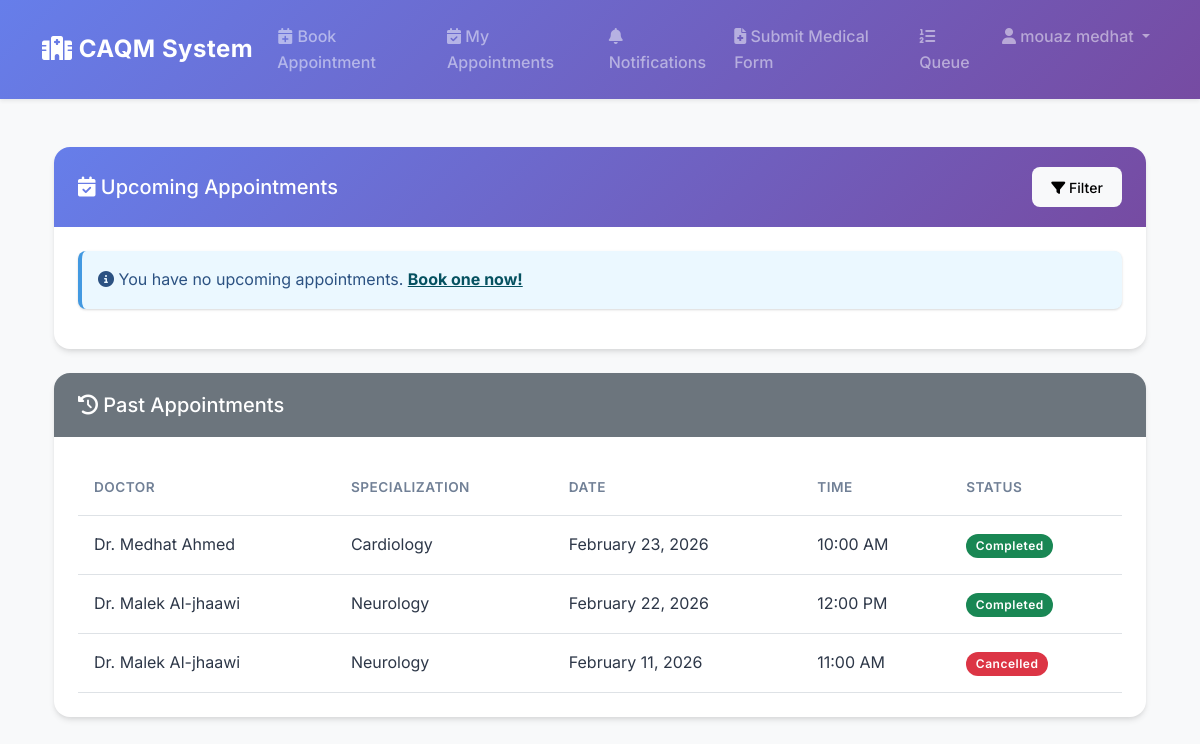
Page /patients/my-appointments/ (signed in) on the committed database.
### accounts/models.py (models this page shows, shortened)
class User(AbstractBaseUser, PermissionsMixin):
    ROLE_CHOICES = [
        ('PATIENT', 'Patient'),
        ('DOCTOR', 'Doctor'),
        ('NURSE', 'Nurse'),
        ('ADMIN', 'Admin'),
    ]
    GENDER_CHOICES = [
        ('MALE', 'Male'),
        ('FEMALE', 'Female'),
    ]
    email = models.EmailField(unique=True, max_length=255)
    first_name = models.CharField(max_length=100)
    last_name = models.CharField(max_length=100)
    phone_regex = RegexValidator(
        regex=r'^(091|092|093|094)\d{7}$',
        message="Phone number must be in the format: '091xxxxxxx', '092xxxxxxx', '093xxxxxxx', or '094xxxxxxx' (10 digits total)."
    )
    phone = models.CharField(validators=[phone_regex], max_length=17, blank=True)
    date_of_birth = models.DateField(null=True, blank=True)
    gender = models.CharField(max_length=10, choices=GENDER_CHOICES, blank=True, default='')
    role = models.CharField(max_length=10, choices=ROLE_CHOICES, default='PATIENT')
    is_active = models.BooleanField(default=True)
    is_staff = models.BooleanField(default=False)
    created_at = models.DateTimeField(auto_now_add=True)
    updated_at = models.DateTimeField(auto_now=True)
    objects = UserManager()
    USERNAME_FIELD = 'email'
    REQUIRED_FIELDS = ['first_name', 'last_name', 'date_of_birth']
    class Meta:
        db_table = 'users'
        verbose_name = 'User'
        verbose_name_plural = 'Users'
    def get_full_name(self):
        return f"{self.first_name} {self.last_name}"
    def is_patient(self):
        return self.role == 'PATIENT'
    def unread_notifications_count(self):
        return self.notifications.filter(is_read=False).count()

### appointments/models.py (models this page shows, shortened)
class Appointment(models.Model):
    STATUS_CHOICES = [
        ('SCHEDULED', 'Scheduled'),
        ('CHECKED_IN', 'Checked In'),
        ('IN_PROGRESS', 'In Progress'),
        ('COMPLETED', 'Completed'),
        ('CANCELLED', 'Cancelled'),
        ('NO_SHOW', 'No Show'),
    ]
    patient = models.ForeignKey('patients.Patient', on_delete=models.CASCADE, related_name='appointments')
    doctor = models.ForeignKey('doctors.Doctor', on_delete=models.CASCADE, related_name='appointments')
    appointment_date = models.DateField()
    start_time = models.TimeField()
    end_time = models.TimeField()
    status = models.CharField(max_length=20, choices=STATUS_CHOICES, default='SCHEDULED')
    notes = models.TextField(blank=True)
    booked_by = models.ForeignKey(
        settings.AUTH_USER_MODEL, on_delete=models.SET_NULL,
        null=True, blank=True, related_name='booked_appointments',
    )
    created_at = models.DateTimeField(auto_now_add=True)
    updated_at = models.DateTimeField(auto_now=True)
    class Meta:
        db_table = 'appointments'
        ordering = ['-appointment_date', '-start_time']
        unique_together = ['doctor', 'appointment_date', 'start_time']
        indexes = [
            models.Index(fields=['appointment_date', 'status'], name='appt_date_status_idx'),
            models.Index(fields=['doctor', 'appointment_date'], name='appt_doctor_date_idx'),
            models.Index(fields=['patient', 'appointment_date'], name='appt_patient_date_idx'),
        ]

### doctors/models.py (models this page shows, shortened)
class Doctor(models.Model):
    SPECIALIZATION_CHOICES = [
        ('CARDIOLOGY', 'Cardiology'),
        ('DERMATOLOGY', 'Dermatology'),
        ('NEUROLOGY', 'Neurology'),
        ('ORTHOPEDICS', 'Orthopedics'),
        ('PEDIATRICS', 'Pediatrics'),
        ('PSYCHIATRY', 'Psychiatry'),
        ('GENERAL', 'General Medicine'),
    ]
    user = models.OneToOneField(settings.AUTH_USER_MODEL, on_delete=models.CASCADE, primary_key=True, related_name='doctor_profile')
    specialization = models.CharField(max_length=50, choices=SPECIALIZATION_CHOICES)
    license_number = models.CharField(max_length=50, unique=True, blank=True, null=True)
    bio = models.TextField(blank=True)
    consultation_fee = models.DecimalField(max_digits=10, decimal_places=2, default=0.00)
    profile_photo = models.ImageField(upload_to='doctor_photos/', blank=True, null=True, help_text="Doctor's profile picture")
    class Meta:
        db_table = 'doctors'
    def __str__(self):
        return f"Dr. {self.user.get_full_name()} - {self.get_specialization_display()}"

### patients/views.py (the view, shortened to what this page needs)
# urls.py: path('my-appointments/', views.MyAppointmentsView.as_view(), name='my_appointments'),
class MyAppointmentsView(LoginRequiredMixin, PatientRequiredMixin, ListView):
    model = Appointment
    template_name = 'patients/my_appointments.html'
    context_object_name = 'upcoming_appointments'
    paginate_by = 10  # Add pagination
    def get_queryset(self):
        queryset = Appointment.objects.filter(
            patient=self.request.user.patient_profile,
            status__in=['SCHEDULED', 'CHECKED_IN'],
            appointment_date__gte=timezone.now().date()
        ).select_related('doctor__user', 'patient__user')
        self.form = AppointmentFilterForm(self.request.GET)
        if self.form.is_valid():
            if self.form.cleaned_data.get('doctor'):
                queryset = queryset.filter(
                    doctor=self.form.cleaned_data['doctor'])
            if self.form.cleaned_data.get('date_from'):
                queryset = queryset.filter(
                    appointment_date__gte=self.form.cleaned_data['date_from'])
            if self.form.cleaned_data.get('date_to'):
                queryset = queryset.filter(
                    appointment_date__lte=self.form.cleaned_data['date_to'])
        return queryset.order_by('appointment_date', 'start_time')
    def get_context_data(self, **kwargs):
        context = super().get_context_data(**kwargs)
        context['filter_form'] = self.form
        context['past_appointments'] = Appointment.objects.filter(
            patient=self.request.user.patient_profile,
            status__in=['COMPLETED', 'CANCELLED', 'NO_SHOW']
        ).select_related(
            'doctor__user'  # Prevent N+1 queries
        ).order_by('-appointment_date', '-start_time')[:10]
        return context

### patients/templates/patients/my_appointments.html (shortened to what this page needs)
{% extends 'accounts/base.html' %}
{% load static %}
{% block content %}
<div class="container">
    <div class="row">
        <div class="col-12">
            <div class="card mb-4">
                <div class="card-header bg-primary text-white d-flex justify-content-between align-items-center">
                    <h5 class="mb-0"><i class="fas fa-calendar-check"></i> Upcoming Appointments</h5>
                    <button class="btn btn-sm btn-light" type="button" data-bs-toggle="collapse"
                        data-bs-target="#filterCollapse" aria-expanded="false" aria-controls="filterCollapse">
                        <i class="fas fa-filter"></i> Filter
                    </button>
                </div>
                <div class="card-body">
                    {% if upcoming_appointments %}
                    <form method="post" id="deleteForm">
                        {% csrf_token %}
                        <div class="table-responsive">
                            <table class="table table-hover">
                                <thead>
                                    <tr>
                                        <th><input type="checkbox" id="selectAll"></th>
                                        <th>Doctor</th>
                                        <th>Specialization</th>
                                        <th>Date</th>
                                        <th>Time</th>
                                        <th>Status</th>
                                        <th>Notes</th>
                                    </tr>
                                </thead>
                                <tbody>
                                    {% for appointment in upcoming_appointments %}
                                    <tr>
                                        <td data-label="Select">
                                            <input type="checkbox" name="appointment_ids" value="{{ appointment.id }}"
                                                class="appointment-checkbox">
                                        </td>
                                        <td data-label="Doctor">
                                            <strong>Dr. {{ appointment.doctor.user.get_full_name }}</strong>
                                        </td>
                                        <td data-label="Specialization">
                                            <span class="badge bg-info">{{ appointment.doctor.get_specialization_display }}</span>
                                        </td>
                                        <td data-label="Date">{{ appointment.appointment_date|date:"F d, Y" }}</td>
                                        <td data-label="Time">{{ appointment.start_time|time:"h:i A" }}</td>
                                        <td data-label="Status">
                                            <span class="badge bg-success">{{ appointment.get_status_display }}</span>
                                        </td>
                                        <td data-label="Notes">
                                            <span>{{ appointment.notes|default:"-" }}</span>
                                        </td>
                                    </tr>
                                    {% endfor %}
                                </tbody>
                            </table>
                        </div>
                        <button type="submit" class="btn btn-danger" id="deleteBtn" disabled>
                            <i class="fas fa-trash"></i> Cancel Selected Appointments
                        </button>
                    </form>
                    {% else %}
                    <div class="alert alert-info">
                        <i class="fas fa-info-circle"></i> You have no upcoming appointments.
                        <a href="{% url 'patients:book_appointment' %}" class="alert-link">Book one now!</a>
                    </div>
                    {% endif %}
                </div>
            </div>
            <div class="card">
                <div class="card-header bg-secondary text-white">
                    <h5 class="mb-0"><i class="fas fa-history"></i> Past Appointments</h5>
                </div>
                <div class="card-body">
                    {% if past_appointments %}
                    <div class="table-responsive">
                        <table class="table table-hover">
                            <thead>
                                <tr>
                                    <th>Doctor</th>
                                    <th>Specialization</th>
                                    <th>Date</th>
                                    <th>Time</th>
                                    <th>Status</th>
                                </tr>
                            </thead>
                            <tbody>
                                {% for appointment in past_appointments %}
                                <tr>
                                    <td data-label="Doctor">Dr. {{ appointment.doctor.user.get_full_name }}</td>
                                    <td data-label="Specialization">{{ appointment.doctor.get_specialization_display }}
                                    </td>
                                    <td data-label="Date">{{ appointment.appointment_date|date:"F d, Y" }}</td>
                                    <td data-label="Time">{{ appointment.start_time|time:"h:i A" }}</td>
                                    <td data-label="Status">
                                        {% if appointment.status == 'COMPLETED' %}
                                        <span class="badge bg-success">{{ appointment.get_status_display }}</span>
                                        {% elif appointment.status == 'CANCELLED' %}
                                        <span class="badge bg-danger">{{ appointment.get_status_display }}</span>
                                        {% else %}
                                        <span class="badge bg-warning">{{ appointment.get_status_display }}</span>
                                        {% endif %}
                                    </td>
                                </tr>
                                {% endfor %}
                            </tbody>
                        </table>
                    </div>
                    {% else %}
                    <div class="alert alert-info">
                        <i class="fas fa-info-circle"></i> No past appointments found.
                    </div>
                    {% endif %}
                </div>
            </div>
        </div>
    </div>
</div>
{% endblock %}

### accounts/templates/accounts/base.html (shortened to what this page needs)
{% load static %}
<!DOCTYPE html>
<html lang="en">
<head>
    <link href="https://cdn.jsdelivr.net/npm/bootstrap@5.3.0/dist/css/bootstrap.min.css" rel="stylesheet">
    <link rel="stylesheet" href="https://cdnjs.cloudflare.com/ajax/libs/font-awesome/6.4.0/css/all.min.css">
    <link rel="stylesheet" href="{% static 'css/style.css' %}">
</head>
<body>
    <nav class="navbar navbar-expand-lg navbar-dark shadow-sm">
        <div class="container">
            <a class="navbar-brand" href="{% url 'accounts:login' %}">
                <i class="fas fa-hospital"></i> CAQM System
            </a>
            <div class="collapse navbar-collapse" id="navbarNav">
                <ul class="navbar-nav ms-auto">
                    {% if user.is_authenticated %}
                    {% if user.is_patient %}
                    <li class="nav-item">
                        <a class="nav-link" href="{% url 'patients:book_appointment' %}">
                            <i class="fas fa-calendar-plus"></i> Book Appointment
                        </a>
                    </li>
                    <li class="nav-item">
                        <a class="nav-link" href="{% url 'patients:my_appointments' %}">
                            <i class="fas fa-calendar-check"></i> My Appointments
                        </a>
                    </li>
                    <li class="nav-item">
                        <a class="nav-link" href="{% url 'patients:notifications' %}">
                            <i class="fas fa-bell"></i> Notifications
                        </a>
                    </li>
                    <li class="nav-item">
                        <a class="nav-link" href="{% url 'patients:submit_patient_form' %}">
                            <i class="fas fa-file-medical"></i> Submit Medical Form
                        </a>
                    </li>
                    <li class="nav-item">
                        <a class="nav-link" href="{% url 'queues:queue_status' %}">
                            <i class="fas fa-list-ol"></i> Queue
                        </a>
                    </li>
                    {% endif %}
                    <li class="nav-item dropdown">
                        <a class="nav-link dropdown-toggle" href="#" id="userDropdown" role="button"
                            data-bs-toggle="dropdown">
                            <i class="fas fa-user"></i> {{ user.get_full_name }}
                        </a>
                    </li>
                    {% endif %}
                </ul>
            </div>
        </div>
    </nav>
    <main class="container my-5">
        {% block content %}{% endblock %}
    </main>
</body>
</html>

### rows in the picture
User: get_full_name "mouaz medhat"
Appointment: doctor.user.get_full_name "Medhat Ahmed", doctor.specialization "Cardiology", appointment_date "February 23, 2026", start_time "10:00 AM", status "Completed"
Appointment: doctor.user.get_full_name "Malek Al-jhaawi", doctor.specialization "Neurology", appointment_date "February 22, 2026", start_time "12:00 PM", status "Completed"
Appointment: doctor.user.get_full_name "Malek Al-jhaawi", doctor.specialization "Neurology", appointment_date "February 11, 2026", start_time "11:00 AM", status "Cancelled"
